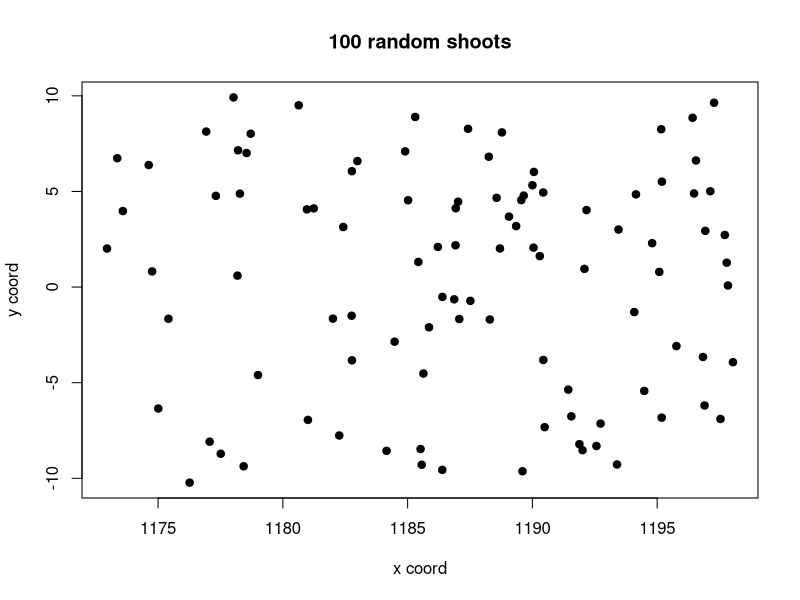

This chart was generated by the following R code:
library (readr)

# Read file
data <- read_csv("data.csv")

# Draw plot
plot(data$x_shell,
     data$y_shell,
     main="100 random shoots",
     xlab="x coord",
     ylab="y coord",
     pch=19)